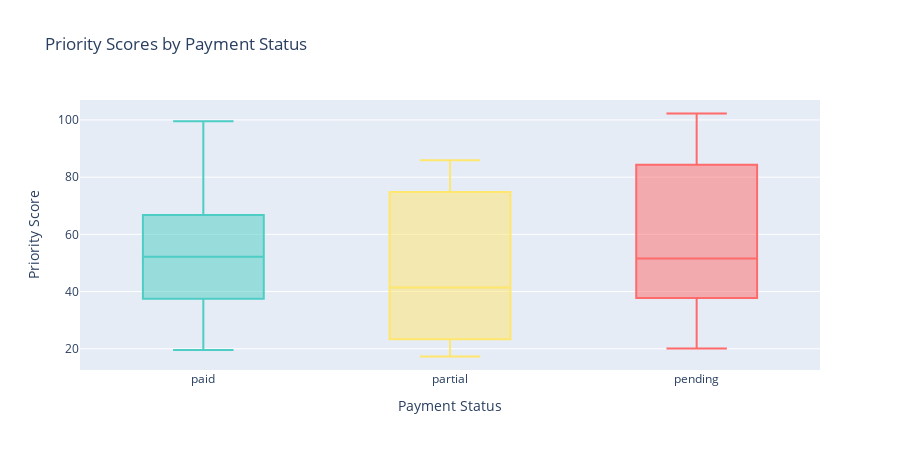

Write notebook code for a chart like this one.
### Code cell
# 5. Scores by Payment Status (Box Plot)
fig = px.box(
    scores_full_df[~scores_full_df['is_mandatory']],
    x='payment_status',
    y='final_score',
    color='payment_status',
    title='Priority Scores by Payment Status',
    labels={
        'payment_status': 'Payment Status',
        'final_score': 'Priority Score'
    },
    color_discrete_map={
        'paid': '#4ECDC4',
        'partial': '#FFE66D',
        'pending': '#FF6B6B'
    },
    category_orders={'payment_status': ['paid', 'partial', 'pending']}
)

fig.update_layout(height=450, showlegend=False)
fig.show()

### Figure 1 — Plotly figure (JSON) as saved in the notebook; plotly's stock layout.template omitted (floating-point values rounded to 4 significant figures)
{"data": [{"alignmentgroup": "True", "hovertemplate": "Payment Status=%{x}<br>Priority Score=%{y}<extra></extra>", "legendgroup": "paid", "marker": {"color": "#4ECDC4"}, "name": "paid", "notched": false, "offsetgroup": "paid", "orientation": "v", "showlegend": true, "type": "box", "x": ["paid", "paid", "paid", "paid", "paid", "paid", "paid", "paid"], "x0": " ", "xaxis": "x", "y": [99.52, 75.45, 58.02, 55.59, 48.67, 41.03, 33.88, 19.58], "y0": " ", "yaxis": "y"}, {"alignmentgroup": "True", "hovertemplate": "Payment Status=%{x}<br>Priority Score=%{y}<extra></extra>", "legendgroup": "partial", "marker": {"color": "#FFE66D"}, "name": "partial", "notched": false, "offsetgroup": "partial", "orientation": "v", "showlegend": true, "type": "box", "x": ["partial", "partial", "partial"], "x0": " ", "xaxis": "x", "y": [85.92, 41.45, 17.29], "y0": " ", "yaxis": "y"}, {"alignmentgroup": "True", "hovertemplate": "Payment Status=%{x}<br>Priority Score=%{y}<extra></extra>", "legendgroup": "pending", "marker": {"color": "#FF6B6B"}, "name": "pending", "notched": false, "offsetgroup": "pending", "orientation": "v", "showlegend": true, "type": "box", "x": ["pending", "pending", "pending", "pending", "pending", "pending", "pending", "pending", "pending", "pending", "pending", "pending", "pending"], "x0": " ", "xaxis": "x", "y": [102.3, 100.7, 92.32, 81.71, 67.27, 63.56, 51.52, 41.75, 39.92, 37.87, 37.5, 32.15, 20.13], "y0": " ", "yaxis": "y"}], "layout": {"boxmode": "overlay", "height": 450, "legend": {"title": {"text": "Payment Status"}, "tracegroupgap": 0}, "showlegend": false, "title": {"text": "Priority Scores by Payment Status"}, "xaxis": {"anchor": "y", "categoryarray": ["paid", "partial", "pending"], "categoryorder": "array", "domain": [0, 1], "title": {"text": "Payment Status"}}, "yaxis": {"anchor": "x", "domain": [0, 1], "title": {"text": "Priority Score"}}}}
